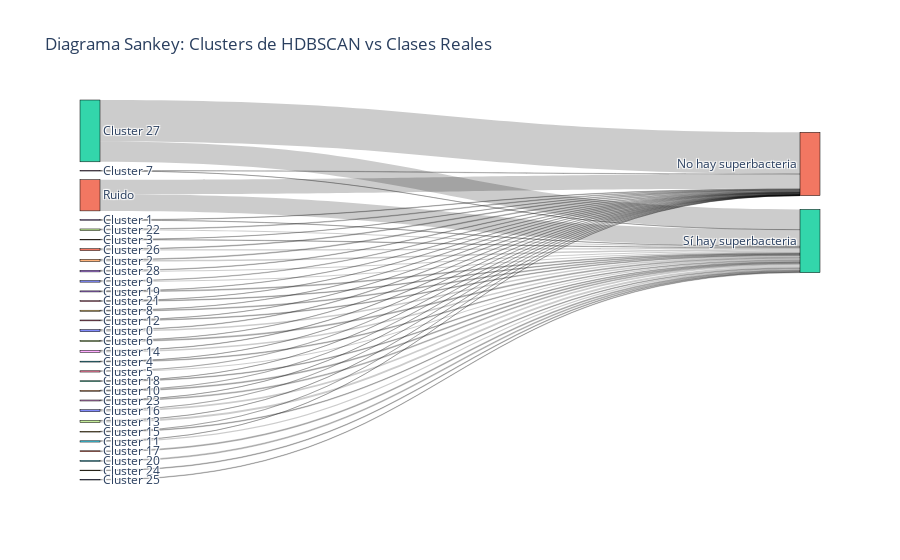

Notebook source saved alongside this figure:
### Code cell
# Renombrar las clases reales
y_train_named = y_train.map({0: 'No hay superbacteria', 1: 'Sí hay superbacteria'})

# Cálculo del ARI (con ruido)
ari_con_ruido = adjusted_rand_score(y_train, best_labels)
print(f"Adjusted Rand Index (con ruido): {ari_con_ruido:.4f}")

# Cálculo del ARI (sin ruido)
mask = best_labels != -1
ari_sin_ruido = adjusted_rand_score(y_train[mask], best_labels[mask])
print(f"Adjusted Rand Index (sin ruido): {ari_sin_ruido:.4f}")

# Crear DataFrame para el Sankey
df_sankey = pd.DataFrame({
    'Cluster': ['Cluster ' + str(lbl) if lbl != -1 else 'Ruido' for lbl in best_labels],
    'Clase Real': y_train_named.reset_index(drop=True)
})

# Agrupar combinaciones
links = df_sankey.groupby(['Cluster', 'Clase Real']).size().reset_index(name='count')

# Crear nodos únicos
labels = pd.unique(links[['Cluster', 'Clase Real']].values.ravel())
label_map = {label: i for i, label in enumerate(labels)}

# Mapear texto a índices
source = links['Cluster'].map(label_map)
target = links['Clase Real'].map(label_map)
value = links['count']

# Crear el diagrama Sankey
fig = go.Figure(go.Sankey(
    node=dict(
        pad=15,
        thickness=20,
        line=dict(color="black", width=0.5),
        label=labels
    ),
    link=dict(
        source=source,
        target=target,
        value=value
    )
))

fig.update_layout(title_text="Diagrama Sankey: Clusters de HDBSCAN vs Clases Reales", font_size=12)
fig.show()

### Figure 1 — Plotly figure (JSON) as saved in the notebook; plotly's stock layout.template omitted (floating-point values rounded to 4 significant figures)
{"data": [{"link": {"source": [0, 0, 3, 3, 4, 4, 5, 5, 6, 6, 7, 7, 8, 8, 9, 9, 10, 10, 11, 12, 12, 13, 13, 14, 14, 15, 16, 16, 17, 17, 18, 18, 19, 20, 21, 21, 22, 22, 23, 23, 24, 24, 25, 25, 26, 26, 27, 27, 28, 28, 29, 29, 30, 30, 31, 31], "target": [1, 2, 1, 2, 1, 2, 1, 2, 1, 2, 1, 2, 1, 2, 1, 2, 1, 2, 2, 1, 2, 1, 2, 1, 2, 2, 1, 2, 1, 2, 1, 2, 2, 2, 1, 2, 1, 2, 1, 2, 1, 2, 1, 2, 1, 2, 1, 2, 1, 2, 1, 2, 1, 2, 1, 2], "value": [9, 29, 7, 4, 2, 16, 1, 22, 4, 12, 3, 37, 7, 31, 1, 12, 3, 33, 17, 2, 12, 5, 14, 13, 28, 17, 4, 11, 11, 19, 2, 16, 12, 9, 12, 23, 760, 370, 9, 20, 4, 7, 3, 13, 4, 19, 5, 17, 6, 2, 5, 14, 8, 20, 268, 302]}, "node": {"label": ["Cluster 0", "No hay superbacteria", "Sí hay superbacteria", "Cluster 1", "Cluster 10", "Cluster 11", "Cluster 12", "Cluster 13", "Cluster 14", "Cluster 15", "Cluster 16", "Cluster 17", "Cluster 18", "Cluster 19", "Cluster 2", "Cluster 20", "Cluster 21", "Cluster 22", "Cluster 23", "Cluster 24", "Cluster 25", "Cluster 26", "Cluster 27", "Cluster 28", "Cluster 3", "Cluster 4", "Cluster 5", "Cluster 6", "Cluster 7", "Cluster 8", "Cluster 9", "Ruido"], "line": {"color": "black", "width": 0.5}, "pad": 15, "thickness": 20}, "type": "sankey"}], "layout": {"font": {"size": 12}, "title": {"text": "Diagrama Sankey: Clusters de HDBSCAN vs Clases Reales"}}}
